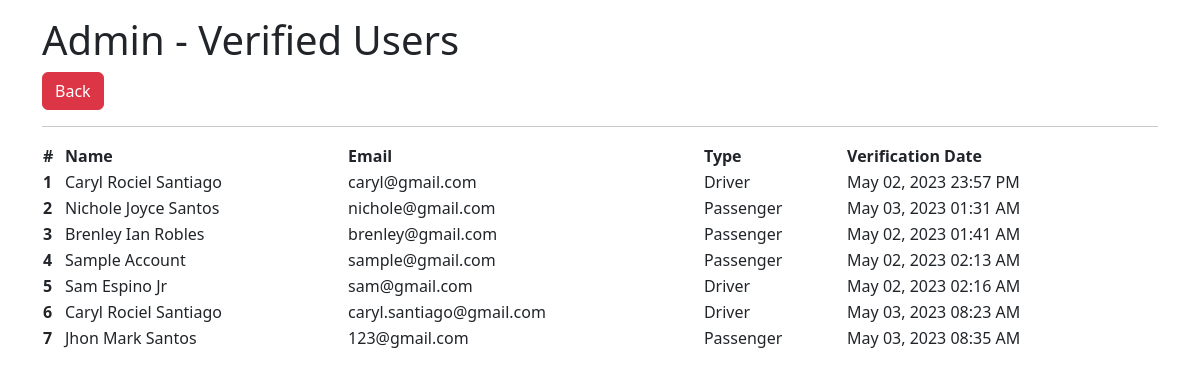
The app's page /admin/user_config/user_module.php with its own data.
### tables this page shows
CREATE TABLE `users` (
  `user_id` int(11) NOT NULL,
  `user_type` varchar(10) DEFAULT NULL,
  `user_fname` varchar(255) NOT NULL,
  `user_mname` varchar(255) DEFAULT NULL,
  `user_lname` varchar(255) NOT NULL,
  `user_contact_no` char(13) DEFAULT NULL,
  `user_email` varchar(255) NOT NULL,
  `user_password` varchar(255) NOT NULL,
  `user_barangay` varchar(255) NOT NULL,
  `user_city` varchar(255) NOT NULL,
  `user_province` varchar(255) NOT NULL,
  `user_verified_at` timestamp NULL DEFAULT NULL,
  `user_created_at` timestamp NOT NULL DEFAULT current_timestamp()
);

### admin/user_config/user_module.php (the view, shortened to what this page needs)
<?php
include '../../includes/connection.php';
$sql = "SELECT * FROM users WHERE user_verified_at IS NOT NULL AND user_type <> 'admin'";
$result = $connection->query($sql);
?>
<!DOCTYPE html>
<html lang="en">
<head>
    <link href="https://cdn.jsdelivr.net/npm/bootstrap@5.2.3/dist/css/bootstrap.min.css" rel="stylesheet">
</head>
<body>
    <div class="container my-3">
        <h1> Admin - Verified Users </h1>
        <a href="../index.php" class="btn btn-danger"> Back </a>
        <hr>
        <table class="table-responsive" style="width:100%">
            <thead>
                <tr>
                    <th scope="col">#</th>
                    <th scope="col">Name</th>
                    <th scope="col">Email</th>
                    <th scope="col">Type</th>
                    <th scope="col">Verification Date</th>
                </tr>
            </thead>
            <tbody>
                <?php
                if ($result->num_rows > 0) :
                    $x = 1;
                    while ($row = $result->fetch_assoc()) :
                ?>
                        <tr>
                            <th> <?= $x ?> </th>
                            <td> <?= $row['user_fname'] . " " . $row['user_lname'] ?> </td>
                            <td> <?= $row['user_email'] ?> </td>
                            <td> <?= $row['user_type'] ?> </td>
                            <td> <?= date("M d, Y H:i A", strtotime($row['user_verified_at'])) ?> </td>
                        </tr>
                <?php
                        $x++;
                    endwhile;
                endif;
                ?>
            </tbody>
        </table>
    </div>
</body>
</html>

### records on screen
users: user_fname "Caryl Rociel", user_lname "Santiago", user_email "caryl@gmail.com", user_type "Driver", user_verified_at "May 02, 2023 23:57 PM"
users: user_fname "Nichole Joyce", user_lname "Santos", user_email "nichole@gmail.com", user_type "Passenger", user_verified_at "May 03, 2023 01:31 AM"
users: user_fname "Brenley Ian", user_lname "Robles", user_email "brenley@gmail.com", user_type "Passenger", user_verified_at "May 02, 2023 01:41 AM"
users: user_fname "Sample", user_lname "Account", user_email "sample@gmail.com", user_type "Passenger", user_verified_at "May 02, 2023 02:13 AM"
users: user_fname "Sam", user_lname "Espino Jr", user_email "sam@gmail.com", user_type "Driver", user_verified_at "May 02, 2023 02:16 AM"
users: user_fname "Caryl Rociel", user_lname "Santiago", user_email "caryl.santiago@gmail.com", user_type "Driver", user_verified_at "May 03, 2023 08:23 AM"
users: user_fname "Jhon Mark", user_lname "Santos", user_email "123@gmail.com", user_type "Passenger", user_verified_at "May 03, 2023 08:35 AM"
